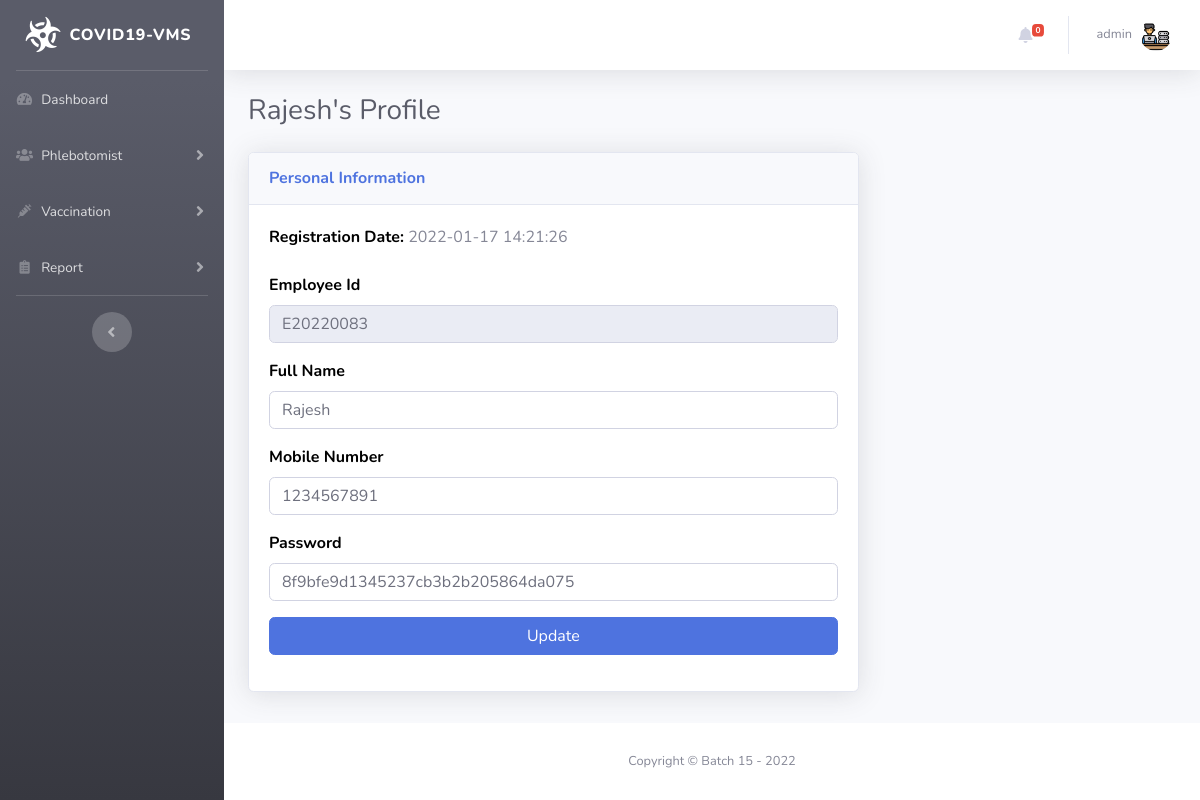
The app's page /edit-phlebotomist.php?pid=1 (signed in) with its own data.
### tables this page shows
CREATE TABLE `tblphlebotomist` (
  `id` int(11) NOT NULL,
  `EmpID` varchar(100) DEFAULT NULL,
  `FullName` varchar(120) DEFAULT NULL,
  `MobileNumber` bigint(12) DEFAULT NULL,
  `RegDate` timestamp NULL DEFAULT current_timestamp(),
  `Password` varchar(300) DEFAULT NULL
);

### edit-phlebotomist.php (the view, shortened to what this page needs)
<?php session_start();
include_once('includes/config.php');
if (strlen($_SESSION['aid']==0)) {
  header('location:logout.php');
  } else{
?>
<!DOCTYPE html>
<html lang="en">
<head>
    <link href="vendor/fontawesome-free/css/all.min.css" rel="stylesheet" type="text/css">
    <link href="css/sb-admin-2.min.css" rel="stylesheet">
</head>
<body id="page-top">
    <div id="wrapper">
<?php include_once('includes/sidebar.php');?>
        <div id="content-wrapper" class="d-flex flex-column">
            <div id="content">
          <?php include_once('includes/topbar.php');?>
                <div class="container-fluid">
<?php
$pid=intval($_GET['pid']);
$query=mysqli_query($con,"select * from tblphlebotomist where id='$pid'");
while($row=mysqli_fetch_array($query)){
?>
<h1 class="h3 mb-4 text-gray-800"><?php echo $row['FullName'];?>'s Profile</h1>
<form name="editphlebotomist" method="post">
  <div class="row">
                        <div class="col-lg-8">
                            <div class="card shadow mb-4">
                                <div class="card-header py-3">
                                    <h6 class="m-0 font-weight-bold text-primary">Personal Information</h6>
                                </div>
                                <div class="card-body">
 <div class="form-group">
                            <label>Registration Date: </label>
                                     <?php echo $row['RegDate'];?>
                                        </div>
                  <div class="form-group">
                            <label>Employee Id</label>
                             <input type="text" class="form-control" id="empid" name="empid"  value="<?php echo $row['EmpID'];?>"  readonly="true" >
                                        </div>
                        <div class="form-group">
                            <label>Full Name</label>
                                            <input type="text" class="form-control" id="fullname" name="fullname"  placeholder="Enter your full name..." pattern="[A-Za-z ]+" title="letters only" value="<?php echo $row['FullName'];?>" required="true">
                                        </div>
                                        <div class="form-group">
                                             <label>Mobile Number</label>
                                  <input type="text" class="form-control" id="mobilenumber" name="mobilenumber" placeholder="Please enter your mobile number" pattern="[0-9]{10}" title="10 numeric characters only" value="<?php echo $row['MobileNumber'];?>" required="true" >
                                        </div>
                        <div class="form-group">
                                             <label>Password</label>
                                  <input type="text" class="form-control" id="inputpwd" name="inputpwd" placeholder="Password" value="<?php echo $row['Password'];?>" required="true" >
                                        </div>
        <div class="form-group">
                                 <input type="submit" class="btn btn-primary btn-user btn-block" name="update" id="update" value="Update">
                             </div>
                                </div>
                            </div>
                        </div>
                    </div>
</form>
<?php } ?>
                </div>
            </div>
           <?php include_once('includes/footer.php');?>
        </div>
    </div>
</body>
</html>
<?php } ?>

### includes/topbar.php (shortened to what this page needs)
      <nav class="navbar navbar-expand navbar-light bg-white topbar mb-4 static-top shadow">
            <?php if($_SESSION['aid']):?>
                    <ul class="navbar-nav ml-auto">
<?php $query=mysqli_query($con,"select * from tblvacrecords where ReportStatus is null");
$count=mysqli_num_rows($query);
?>
                        <li class="nav-item dropdown no-arrow mx-1">
                            <a class="nav-link dropdown-toggle" href="#" id="alertsDropdown" role="button"
                                data-toggle="dropdown" aria-haspopup="true" aria-expanded="false">
                                <i class="fas fa-bell fa-fw"></i>
                                <span class="badge badge-danger badge-counter"><?php echo $count;?></span>
                            </a>
                        </li>
                        <li class="nav-item dropdown no-arrow">
                            <a class="nav-link dropdown-toggle" href="#" id="userDropdown" role="button"
                                data-toggle="dropdown" aria-haspopup="true" aria-expanded="false">
                <?php
$adid=$_SESSION['aid'];
$ret1=mysqli_query($con,"select AdminName from tbladmin where ID='$adid'");
while($row1=mysqli_fetch_array($ret1)){
?>
                                <span class="mr-2 d-none d-lg-inline text-gray-600 small"><?php  echo $row1['AdminName'];?></span>
                           <?php } ?>
                                <img class="img-profile rounded-circle"
                                    src="img/admin-100.png">
                            </a>
                        </li>
                    </ul>
                <?php endif;?>
                </nav>

### edit-phlebotomist.php (style rules this page uses)
label { font-size:16px; font-weight:bold; color:#000; }

### records on screen
tblphlebotomist: FullName "Rajesh", RegDate "2022-01-17 14:21:26", empid "E20220083", fullname "Rajesh", mobilenumber "1234567891", inputpwd "8f9bfe9d1345237cb3b2b205864da075"

### other values on screen
$count "0"
$row1['AdminName'] "admin"
